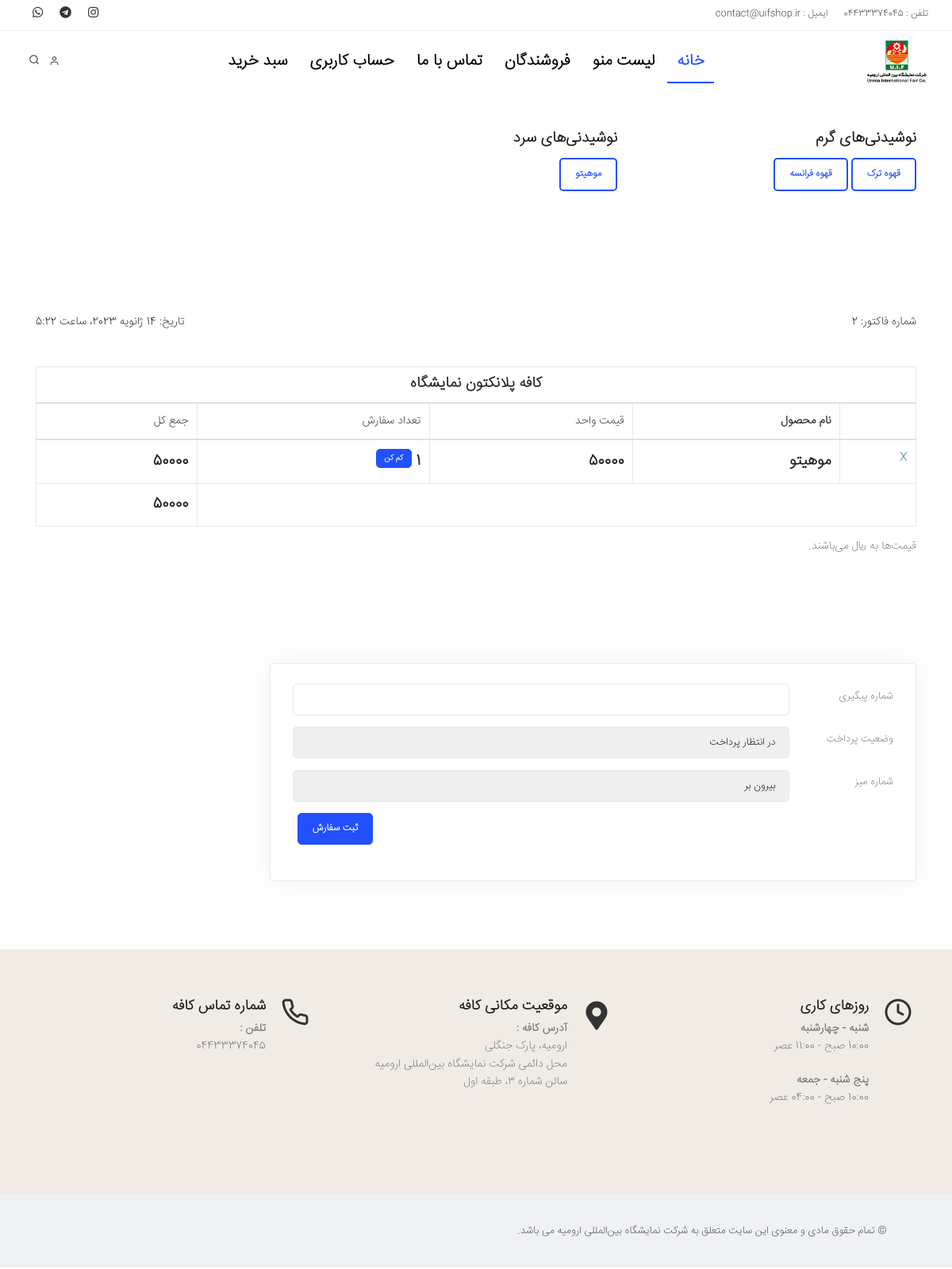
The page /order/details/2/ (signed in) on the database its author committed.
### shop/models.py (models this page shows, shortened)
class BaseModel(models.Model):
    user = models.ForeignKey(User, on_delete=models.SET_NULL, null=True, blank=True, verbose_name="کاربر")
    created_date = models.DateTimeField(verbose_name="تاریخ ایجاد", auto_now_add=True)
    modified_date = models.DateTimeField(verbose_name="تاریخ تغییرات", auto_now=True)
    class Meta:
        abstract = True

class CategoryModel(BaseModel):
    name = models.CharField(verbose_name="نام دسته‌بندی", max_length=100)
    cover = models.ImageField(verbose_name="تصویر کاور", upload_to=get_cover_path, null=True, blank=True)
    class Meta:
        verbose_name = "دسته‌بندی"
        verbose_name_plural = "دسته‌بندی‌ها"

class ProductModel(BaseModel):
    name = models.CharField(verbose_name="نام محصول", max_length=100)
    category = models.ForeignKey(CategoryModel, on_delete=models.SET_NULL, verbose_name="دسته‌بندی", null=True, blank=True)
    description = models.TextField(verbose_name="توضیحات", max_length=200, null=True, blank=True)
    cover = models.ImageField(verbose_name="تصویر کاور", upload_to=get_cover_path, null=True, blank=True)
    available = models.BooleanField(verbose_name="موجود در انبار", default=True)
    price = models.PositiveIntegerField(verbose_name="قیمت", default=0)
    class Meta:
        verbose_name = "محصول"
        verbose_name_plural = "محصولات"

class OfflineInvoiceModel(models.Model):
    STATE_PENDING = 'pending'
    STATE_DONE = 'done'
    STATE_CHOICES = ((STATE_PENDING, 'در انتظار پرداخت'),
                     (STATE_DONE, 'پرداخت شده'))
    TABLE_CHOICES = (("one", "یک"),("two", "دو"),("three", "سه"),("four", "چهار"),("five", "پنج"),
                    ("six", "شش"),("seven", "هفت"),("eight", "هشت"),("nine", "نه"),("out", "بیرون بر"))
    user = models.ForeignKey(User, on_delete=models.PROTECT, verbose_name="کاربر")
    state = models.CharField(verbose_name="وضعیت پرداخت", max_length=10, choices=STATE_CHOICES, default=STATE_PENDING)
    table = models.CharField(verbose_name="شماره میز", max_length=10, choices=TABLE_CHOICES, default="out")
    total = models.IntegerField(verbose_name="جمع کل", default=0)
    pay_id = models.CharField(verbose_name="شماره پیگیری", null=True, blank=True,max_length=50)
    created_date = models.DateTimeField(auto_now_add=True, verbose_name="تاریخ ایجاد")
    class Meta:
        verbose_name = "فاکتور دستی"
        verbose_name_plural = "فاکتورهای دستی"

class OfflineInvoiceItemModel(models.Model):
    invoice = models.ForeignKey(OfflineInvoiceModel, on_delete=models.CASCADE, verbose_name="فاکتور")
    product = models.ForeignKey(ProductModel, on_delete=models.PROTECT, verbose_name="محصول")
    name = models.CharField(verbose_name="نام محصول", max_length=25)
    price = models.IntegerField(verbose_name="قیمت واحد")
    count = models.IntegerField(default=0, verbose_name="تعداد سفارش")
    class Meta:
        verbose_name = "محصول فاکتور دستی"
        verbose_name_plural = "محصولات فاکتورهای دستی"

### shop/views.py (the view, shortened to what this page needs)
# urls.py: path('order/details/<int:oid>/', OrderView.as_view(), name='order'),
class OrderView(LoginRequiredMixin, views.View):
    login_url = "login"
    def get(self, request, oid):
        user_id = request.user
        user = get_object_or_404(User, id=user_id.id)
        if user.is_staff:
            invoice = get_object_or_404(OfflineInvoiceModel, id=oid)
            form = OfflineInvoiceForm(instance=invoice)
            items = OfflineInvoiceItemModel.objects.filter(invoice=invoice.id)
            category = CategoryModel.objects.all()
            products = ProductModel.objects.filter(available=True)
            if invoice.state == "done" :
                message = "این سفارش ثبت شده است"
                return render(request, 'shop/order.html', {"invoice":invoice, "items":items, 'category':category, "products":products, "form":form, "message":message})
            return render(request, 'shop/order.html', {"invoice":invoice, "items":items, 'category':category, "products":products, "form":form})
        else:
            return render(request, 'shop/access_denied.html')

### shop/forms.py
class OfflineInvoiceForm(ModelForm):
    class Meta:
        model = OfflineInvoiceModel
        fields = ['pay_id', 'state', 'table']

### shop/context_processors.py (called while the page is built)
def menu(request):
    cart = request.session.get('cart', {})
    products = ProductModel.objects.filter(id__in=[int(id) for id in cart.keys()])
    c = {}
    total = 0
    for k,v in cart.items():
        product = products.get(id=int(k))
        total += product.price
        c[k] = {'product': product, 'count': v}
    return {"cart":c, "total":total}

### shop/templates/shop/order.html (shortened to what this page needs)
{% extends "base.html" %}
{% load jalali_tags %}
{% block content %}
<section id="page-content">
            <div class="container">
                <div class="row">
                    <div class="content col-lg-12">
                        <div class="row">
                            {% for category in category %}
                            <div class="col-lg-4">
                                <h4>{{ category.name }}</h4>
                                {% for products in category.productmodel_set.all %}
                                    <a href="{% url "shop:order_item_add" oid=invoice.id pid=products.id %}"><button type="button" class="btn btn-outline">{{ products.name }}</button></a>
                                {% endfor %}
                            </div>
                            {% endfor %}
                        </div>
                    </div>
                </div>
            </div>
</section>
<section id="page-content" class="no-sidebar">
            <div class="container">
                <div class="row mb-5">
                    <div class="col-6 .col-md-4">
                        <h5>شماره فاکتور: {{ invoice.id }}</h5>
                    </div>
                    <div class="col-6 .col-md-4" style="text-align:left">
                        <h5>تاریخ: {{ invoice.created_date|to_jalali:'%H:%M:%S _ %y/%m/%d' }}</h5>
                    </div>
                </div>
                <div class="row">
                    <div class="col-lg-12">
                        <table id="datatable" class="table table-bordered table-hover" style="width:100%">
                            <thead>
                                <tr>
                                    <th colspan="5" style="text-align:center; font-size:14pt;"><strong>کافه پلانکتون نمایشگاه</strong></th>
                                </tr>
                                <tr>
                                    <th></th>
                                    <th><strong>نام محصول</strong></th>
                                    <th>قیمت واحد</th>
                                    <th>تعداد سفارش</th>
                                    <th>جمع کل</th>
                                </tr>
                            </thead>
                            <tbody>
                                {% for items in items %}
                                <tr>
                                    <th><a href="{% url "shop:order_item_delete" oid=invoice.id pid=items.id %}"><span>X</span></a></th>
                                    <th><h4>{{ items.name }}</h4></th>
                                    <th><h4>{{ items.price }}</h4></th>
                                    <th>  <h4>{{ items.count }}   <a class="dontPrint" href="{% url "shop:order_item_remove" oid=invoice.id pid=items.id %}"><button type="button" class="btn btn-xs">کم کن</button></a></h4></th>
                                    <th><h4>{% widthratio items.price 1 items.count %}</h4></th>
                                </tr>
                                {% endfor %}
                            </tbody>
                            <tfoot>
                                <tr>
                                    <th colspan="4"></th>
                                    <th><h4>{{ invoice.total }}</h4></th>
                                </tr>
                            </tfoot>
                        </table>
                        <p>قیمت‌ها به ریال می‌باشند.</p>
                    </div>
                </div>
            </div>
        </section>
        <section id="page-content">
            <div class="container">
                <div class="row">
                    <div class="content col-lg-9">
                        <div class="card">
                            <div class="card-body">
                                <form method="post">
                                    <div class="form-group row">
                                        <label for="id_pay_id" class="col-form-label col-sm-2 text-sm-right">شماره پیگیری</label>
                                        <div class="col-sm-10">
                                        {% if message %}
                                            <input type="text" name="pay_id" value="{% if invoice.pay_id %} {{ invoice.pay_id }} {% else %} شماره پیگیری وارد نشده! {% endif %}" id="id_pay_id" class="form-control" disabled>
                                        {% else %}
                                            <input type="text" name="pay_id" id="id_pay_id" class="form-control">
                                        {% endif %}
                                        </div>
                                    </div>
                                    <div class="form-group row">
                                        <label for="id_state" class="col-form-label col-sm-2 text-sm-right">وضعیت پرداخت</label>
                                        <div class="col-sm-10">
                                            <select name="state" id="id_state">
                                                <option value="none" selected disabled hidden>{{ invoice.get_state_display }}</option>
                                            </select>
                                        </div>
                                    </div>
                                    <div class="form-group row">
                                        <label for="id_table" class="col-form-label col-sm-2 text-sm-right">شماره میز</label>
                                        <div class="col-sm-10">
                                            <select name="table" id="id_table">
                                                <option value="none" selected disabled hidden>{{ invoice.get_table_display }}</option>
                                            </select>
                                        </div>
                                    </div>
                                    <div class="form-group row">
                                        <div class="col-sm-10 ml-sm-auto">
                                        </div>
                                        <div class="col-sm-2 ml-sm-auto">
                                        {% if message %}
                                        {% else %}
                                            <button type="submit" class="btn btn-primary">ثبت سفارش</button>
                                        {% endif %}
                                        </div>
                                    </div>
                                </form>
                            </div>
                        </div>
                    </div>
                </div>
            </div>
        </section>
{% endblock content %}

### static/css/rtl.css (style rules this page uses)
html { direction: rtl }
body { text-align: right; }
select { background-position: left center !important; }
.btn { margin-left: 0px; margin-right: 0px; }

### rows shown on the page
CategoryModel: name "نوشیدنی‌های گرم"
ProductModel: name "قهوه ترک"
ProductModel: name "قهوه فرانسه"
CategoryModel: name "نوشیدنی‌های سرد"
ProductModel: name "موهیتو"
OfflineInvoiceModel: id "2", created_date|to_jalali "14 ژانویه 2023، ساعت 5:22", total "50000", state "در انتظار پرداخت", table "بیرون بر"
OfflineInvoiceItemModel: name "موهیتو", price "50000", price+count "50000"
